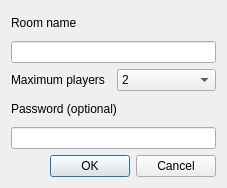
<?xml version="1.0" encoding="UTF-8"?>
<ui version="4.0">
 <class>LobbyRoomRequest</class>
 <widget class="QDialog" name="LobbyRoomRequest">
  <property name="windowModality">
   <enum>Qt::WindowModal</enum>
  </property>
  <property name="geometry">
   <rect>
    <x>0</x>
    <y>0</y>
    <width>227</width>
    <height>188</height>
   </rect>
  </property>
  <property name="windowTitle">
   <string>Room settings</string>
  </property>
  <property name="locale">
   <locale language="English" country="UnitedStates"/>
  </property>
  <property name="sizeGripEnabled">
   <bool>false</bool>
  </property>
  <property name="modal">
   <bool>true</bool>
  </property>
  <layout class="QGridLayout" name="gridLayout">
   <item row="0" column="0" colspan="2">
    <widget class="QLabel" name="label">
     <property name="text">
      <string>Room name</string>
     </property>
    </widget>
   </item>
   <item row="1" column="0" colspan="2">
    <widget class="QLineEdit" name="nameEdit"/>
   </item>
   <item row="2" column="0">
    <widget class="QLabel" name="label_2">
     <property name="text">
      <string>Maximum players</string>
     </property>
    </widget>
   </item>
   <item row="2" column="1">
    <widget class="QComboBox" name="totalPlayers">
     <property name="sizePolicy">
      <sizepolicy hsizetype="Minimum" vsizetype="Fixed">
       <horstretch>0</horstretch>
       <verstretch>0</verstretch>
      </sizepolicy>
     </property>
     <property name="currentText">
      <string notr="true">2</string>
     </property>
     <item>
      <property name="text">
       <string notr="true">2</string>
      </property>
     </item>
     <item>
      <property name="text">
       <string notr="true">3</string>
      </property>
     </item>
     <item>
      <property name="text">
       <string notr="true">4</string>
      </property>
     </item>
     <item>
      <property name="text">
       <string notr="true">5</string>
      </property>
     </item>
     <item>
      <property name="text">
       <string notr="true">6</string>
      </property>
     </item>
     <item>
      <property name="text">
       <string notr="true">7</string>
      </property>
     </item>
     <item>
      <property name="text">
       <string notr="true">8</string>
      </property>
     </item>
    </widget>
   </item>
   <item row="3" column="0" colspan="2">
    <widget class="QLabel" name="label_3">
     <property name="text">
      <string>Password (optional)</string>
     </property>
    </widget>
   </item>
   <item row="4" column="0" colspan="2">
    <widget class="QLineEdit" name="passwordEdit"/>
   </item>
   <item row="5" column="0" colspan="2">
    <widget class="QDialogButtonBox" name="buttonBox">
     <property name="orientation">
      <enum>Qt::Horizontal</enum>
     </property>
     <property name="standardButtons">
      <set>QDialogButtonBox::Cancel|QDialogButtonBox::Ok</set>
     </property>
    </widget>
   </item>
  </layout>
 </widget>
 <resources/>
 <connections>
  <connection>
   <sender>buttonBox</sender>
   <signal>rejected()</signal>
   <receiver>LobbyRoomRequest</receiver>
   <slot>reject()</slot>
   <hints>
    <hint type="sourcelabel">
     <x>316</x>
     <y>260</y>
    </hint>
    <hint type="destinationlabel">
     <x>286</x>
     <y>274</y>
    </hint>
   </hints>
  </connection>
  <connection>
   <sender>buttonBox</sender>
   <signal>accepted()</signal>
   <receiver>LobbyRoomRequest</receiver>
   <slot>accept()</slot>
   <hints>
    <hint type="sourcelabel">
     <x>248</x>
     <y>254</y>
    </hint>
    <hint type="destinationlabel">
     <x>157</x>
     <y>274</y>
    </hint>
   </hints>
  </connection>
 </connections>
</ui>
